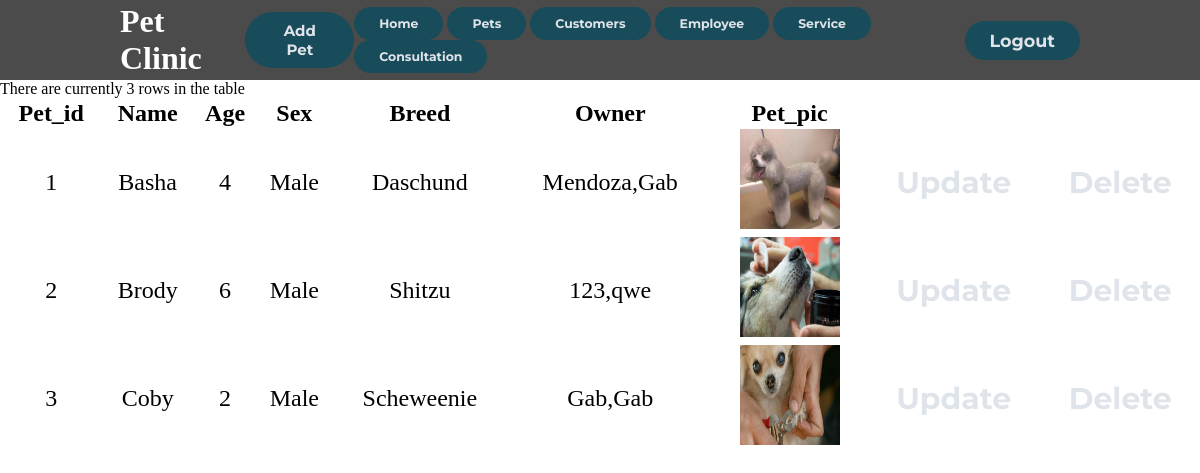
Screenshot of /pets.php (signed in) with the database file from the repository.
### tables this page shows
CREATE TABLE `pet` (
  `Pet_id` int(45) NOT NULL AUTO_INCREMENT,
  `Name` varchar(45) NOT NULL,
  `Age` int(45) NOT NULL,
  `Sex` varchar(45) NOT NULL,
  `Breed` varchar(45) NOT NULL,
  `Pet_pic` varchar(100) NOT NULL,
  `Cust_id` int(45) NOT NULL,
  PRIMARY KEY (`Pet_id`),
  KEY `Cust_id_fk` (`Cust_id`) USING BTREE
);

CREATE TABLE `customer` (
  `Cust_id` int(45) NOT NULL AUTO_INCREMENT,
  `First_name` varchar(45) NOT NULL,
  `Last_name` varchar(45) NOT NULL,
  `Phone_number` varchar(45) NOT NULL,
  `Cust_pic` varchar(100) DEFAULT NULL,
  PRIMARY KEY (`Cust_id`)
);

### pets.php (the view, shortened to what this page needs)
<!DOCTYPE html>
<html lang="en">
<head>
    <link rel="stylesheet" href="./styles/style.css">
</head>
<body style="background: url(https://wallpapercave.com/wp/B1sODrM.jpg); background-size: 115% ; ">
    <?php
    include "includes/config.php";
    ?>
    <header>
        <div class="logo">
            <h1>Pet Clinic</h1>
        </div>
        <button><a href="Create3.php">
                <h4>Add Pet</h4>
            </a></button>
        <nav>
            <ul>
                <button> <a href="index.php">
                        <h5>Home</h5>
                    </a></button>
                <button> <a href="pets.php">
                        <h5>Pets</h5>
                    </a></button>
                <button><a href="customer.php">
                        <h5>Customers</h5>
                    </a></button>
                <button><a href="employee.php">
                        <h5>Employee</h5>
                    </a></button>
                <button><a href="service.php">
                        <h5>Service</h5>
                    </a></button>
                <button><a href="consultationz.php">
                        <h5>Consultation</h5>
                    </a></button>
            </ul>
        </nav>
        <button>
            <?php if ((isset($_SESSION['Employee_id'])) && (basename($_SERVER['PHP_SELF']) != 'logout.php')) {
                echo '<a href="logout.php"><h3>Logout</h3></a>';
            } else {
                echo '<a href="login.php"><h3>Login</h3></a>';
            }
            ?>
        </button>
    </header>
    <div class="tbl-container">
        <table>
            <thead>
                <tr>
                    <th>Pet_id</th>
                    <th>Name</th>
                    <th>Age</th>
                    <th>Sex</th>
                    <th>Breed</th>
                    <th>Owner</th>
                    <th>Pet_pic </th>
                </tr>
            </thead>
            <tbody>
                <?php
                if (!isset($_SESSION['Employee_id'])) {
                    require('includes/login_functions.inc.php');
                    echo "<p>please log in to view pets.</p>";
                } else {
                    $result = mysqli_query($conn, "SELECT * FROM pet p INNER JOIN customer c ON p.Cust_id = c.Cust_id ORDER BY Pet_id ASC");
                    $num_rows = mysqli_num_rows($result);
                    echo "There are currently $num_rows rows in the table<P>";
                    while ($row = mysqli_fetch_assoc($result)) {
                        echo "<tr>\n";
                        echo "<td>" . $row['Pet_id'] . "</td>";
                        echo "<td>" . $row['Name'] . "</td>";
                        echo "<td>" . $row['Age'] . "</td>";
                        echo "<td>" . $row['Sex'] . "</td>";
                        echo "<td>" . $row['Breed'] . "</td>";
                        echo '<td>' . $row['Last_name'] . ',' . $row['First_name'] . '</td>';
                        echo "<td><img width = '100px' height = '100px' src =" . $row['Pet_pic'] . "></td>";
                        echo "<td align='center'><a href='edit3.php?Pet_id=" . $row['Pet_id'] . "' role='button'> <h1>Update</h1></a></td>";
                        echo "<td align='center'><a href='delete3.php?Pet_id=" . $row['Pet_id'] . "' role='button'> <h1>Delete</h1></a></td>";
                        echo "</tr>\n";
                    }
                }
                ?>
            </tbody>
        </table>
    </div>
</body>
</html>

### styles/style.css (style rules this page uses)
* { box-sizing: border-box; margin: 0; padding: 0; }
.tbl-container { width: 100vw; height: 90vh; }
table { width: 100%; text-align: center; font-size: 1.5em; }
li, a, button { font-family: "Montserrat", sans-serif; font-weight: 500; font-size: 15px; color: #dfe4ea; text-decoration: none; }
header { display: flex; justify-content: space-between; align-items: center; padding: 30px 10%; background-color: #4b4b4b; height: 10vh; }
.logo { cursor: auto; color: white; }
button { padding: 9px 25px; background-color: rgba(12, 77, 94, 0.8); border: none; border-radius: 50px; cursor: pointer; transition: all 0.3s ease 0s; }

### rows the page displays
pet: Pet_id "1", Name "Basha", Age "4", Sex "Male", Breed "Daschund", Cust.Last_name "Mendoza", Cust.First_name "Gab", Pet_pic (picture)
pet: Pet_id "2", Name "Brody", Age "6", Sex "Male", Breed "Shitzu", Cust.Last_name "123", Cust.First_name "qwe", Pet_pic (picture)
pet: Pet_id "3", Name "Coby", Age "2", Sex "Male", Breed "Scheweenie", Cust.Last_name "Gab", Cust.First_name "Gab", Pet_pic (picture)
